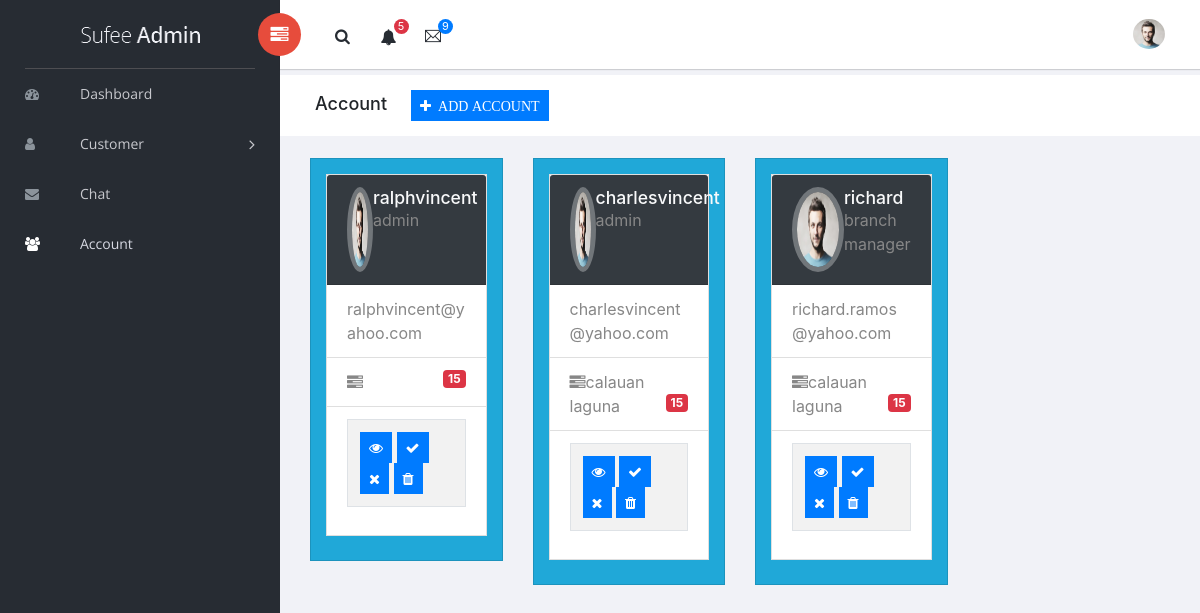
The app's page /admin/account.php (signed in), older data.
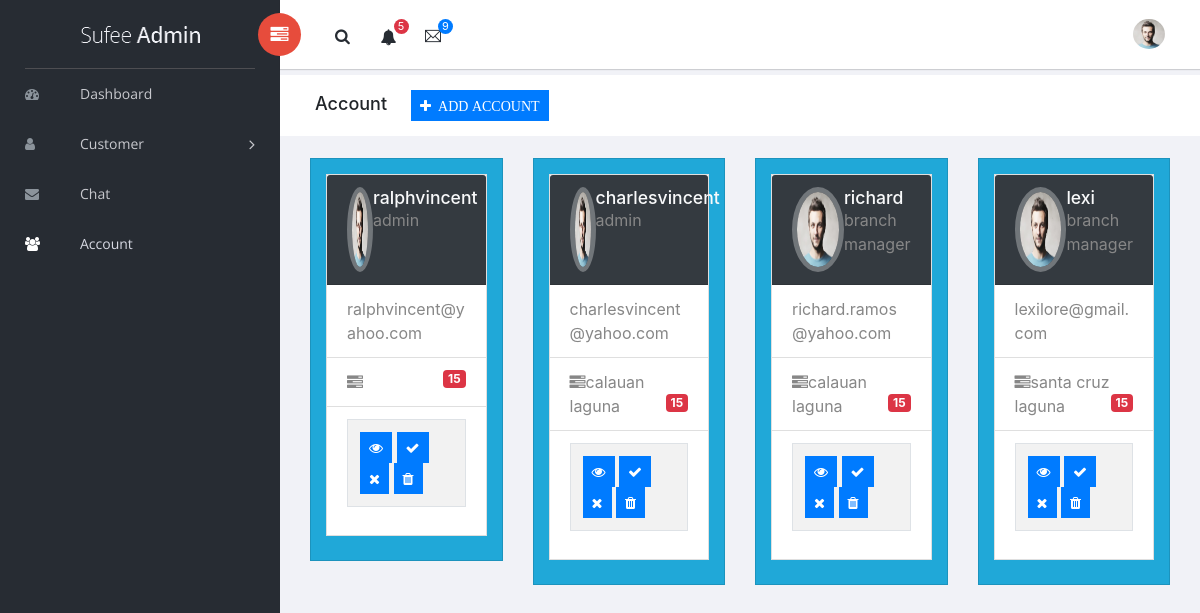
The same page, newer data.
### tables this page shows
CREATE TABLE `account` (
  `user_id` int(11) NOT NULL,
  `email_address` varchar(255) NOT NULL,
  `password` varchar(255) NOT NULL,
  `date_created` timestamp NOT NULL DEFAULT current_timestamp() ON UPDATE current_timestamp()
);

CREATE TABLE `user` (
  `user_id` int(11) NOT NULL,
  `name` varchar(255) NOT NULL,
  `Lastname` varchar(255) NOT NULL,
  `mid_name` varchar(255) NOT NULL,
  `p_address` varchar(255) NOT NULL,
  `birthday` date DEFAULT NULL,
  `t_number` int(11) NOT NULL,
  `educational` varchar(255) NOT NULL,
  `age` int(11) NOT NULL,
  `gender` varchar(255) NOT NULL,
  `civil_status` varchar(255) NOT NULL,
  `user_status` varchar(100) NOT NULL,
  `position` enum('admin','branch manager','staff') NOT NULL
);

### admin/account.php (the view, shortened to what this page needs)
<!doctype html>
<html class="no-js" lang="en">
<head>
    <link rel="stylesheet" href="vendors/bootstrap/dist/css/bootstrap.min.css">
    <link rel="stylesheet" href="vendors/font-awesome/css/font-awesome.min.css">
    <link rel="stylesheet" href="vendors/themify-icons/css/themify-icons.css">
    <link rel="stylesheet" href="vendors/flag-icon-css/css/flag-icon.min.css">
    <link rel="stylesheet" href="vendors/selectFX/css/cs-skin-elastic.css">
    <link rel="stylesheet" href="vendors/jqvmap/dist/jqvmap.min.css">
    <link rel="stylesheet" href="assets/css/style.css">
</head>
<body>
    <aside id="left-panel" class="left-panel">
        <nav class="navbar navbar-expand-sm navbar-default">
            <div class="navbar-header">
                <a class="navbar-brand" href="./"><img src="images/logo.png" alt="Logo"></a>
            </div>
            <div id="main-menu" class="main-menu collapse navbar-collapse">
                <ul class="nav navbar-nav">
                    <li>
                        <a href="dashboard.php"> <i class="menu-icon fa fa-dashboard"></i>Dashboard </a>
                    </li>
                    <li class="menu-item-has-children dropdown">
                        <a href="#" class="dropdown-toggle" data-toggle="dropdown" aria-haspopup="true" aria-expanded="false"> <i class="menu-icon fa fa-user"></i>Customer</a>
                    </li>
                     <li>
                        <a href="chat.php"> <i class="menu-icon fa fa-envelope"></i>Chat</a>
                    </li>
                    <li class="active">
                        <a href="account.php"> <i class="menu-icon fa fa-users"></i>Account</a>
                    </li>
                </ul>
            </div>
        </nav>
    </aside>
    <div id="right-panel" class="right-panel">
        <header id="header" class="header">
            <div class="header-menu">
                <div class="col-sm-7">
                    <a id="menuToggle" class="menutoggle pull-left"><i class="fa fa fa-tasks"></i></a>
                    <div class="header-left">
                        <button class="search-trigger"><i class="fa fa-search"></i></button>
                        <div class="dropdown for-notification">
                            <button class="btn btn-secondary dropdown-toggle" type="button" id="notification" data-toggle="dropdown" aria-haspopup="true" aria-expanded="false">
                                <i class="fa fa-bell"></i>
                                <span class="count bg-danger">5</span>
                            </button>
                        </div>
                        <div class="dropdown for-message">
                            <button class="btn btn-secondary dropdown-toggle" type="button"
                                id="message"
                                data-toggle="dropdown" aria-haspopup="true" aria-expanded="false">
                                <i class="ti-email"></i>
                                <span class="count bg-primary">9</span>
                            </button>
                        </div>
                    </div>
                </div>
                <div class="col-sm-5">
                    <div class="user-area dropdown float-right">
                        <a href="#" class="dropdown-toggle" data-toggle="dropdown" aria-haspopup="true" aria-expanded="false">
                            <img class="user-avatar rounded-circle" src="images/admin.jpg" alt="User Avatar">
                        </a>
                    </div>
                </div>
            </div>
        </header>
        <div class="breadcrumbs">
            <div class="col-sm-4">
                <div class="page-header float-left">
                    <div class="page-title">
                        <h1>Account&nbsp
                            &nbsp&nbsp
                            <button type="submit" class="btn btn-primary btn-sm" data-toggle="modal" data-target="#add"><i class="fa fa-plus">&nbsp&nbspADD ACCOUNT</i>
                                                 </button></h1>
                    </div>
                </div>
            </div>
        </div>
        <div class="content mt-3">
            <?php
            include_once("../auth.php");
            $query = mysqli_query($con,"SELECT * FROM user");
            $query_run = mysqli_query($con,"SELECT email_address FROM account");
            while ($row=mysqli_fetch_assoc($query) AND $rows=mysqli_fetch_assoc($query_run) ) { ?>
            <div class="col-sm-6 col-lg-3">
                <div class="card text-white bg-flat-color-1">
                    <div class="card-body pb-0">
                        <aside class="profile-nav alt">
                            <section class="card">
                                <div class="card-header user-header alt bg-dark">
                                    <div class="media">
                                        <a href="#">
                                                <img class="align-self-center rounded-circle mr-3" style="width:85px; height:85px;" alt="" src="images/admin.jpg">
                                         </a>
                                        <div class="media-body">
                                            <h4 class="text-light display-6"><?php echo $row['name'];  ?></h4>
                                            <p><?php echo $row['position'];  ?></p>
                                        </div>
                                    </div>
                                </div>
                                <ul class="list-group list-group-flush">
                                    <li class="list-group-item">
                                        <a href="#"><?php echo $rows['email_address'];  ?><span class="badge badge-primary pull-right"></span></a>
                                    </li>
                                    <li class="list-group-item">
                                        <a href="#"> <i class="fa fa-tasks"></i><?php echo $row['p_address'];  ?><span class="badge badge-danger pull-right">15</span></a>
                                    </li>
                                    <li class="list-group-item">
                                        <center>
                                        <table id="bootstrap-data-table-export" class="table table-striped table-bordered">
                                    <tbody>
                                            <tr>
                                                <td>
                                                    <button type="button" class="btn btn-primary btn-sm viewbtn" data-toggle="modal" data-target="#view"><i class="fa fa-eye"></i> </button>
                                                    <button type="submit" class="btn btn-primary btn-sm approvebtn" data-toggle="modal" data-target="#approved"><i class="fa fa-check"></i></button>
                                                    <button type="submit" class="btn btn-primary btn-sm rejectbtn" data-toggle="modal" data-target="#reject"><i class="fa fa-times"></i></button>
                                                    <button type="submit" class="btn btn-primary btn-sm deletebtn" data-toggle="modal" data-target="#delete"><i class="fa fa-trash"></i></button>
                                                </td>
                                            </tr>
                                    </tbody>
                                </table>
                                        </center>
                                    </li>
                                </ul>
                            </section>
                        </aside>
                    </div>
                </div>
            </div>
             <?php } ?>
        </div>
    </div>
</body>
</html>

Row changes from the older to the newer data that the page shows:
added account: email_address "lexilore@gmail.com"
added user: name "lexi", position "branch manager", p_address "santa cruz laguna"
